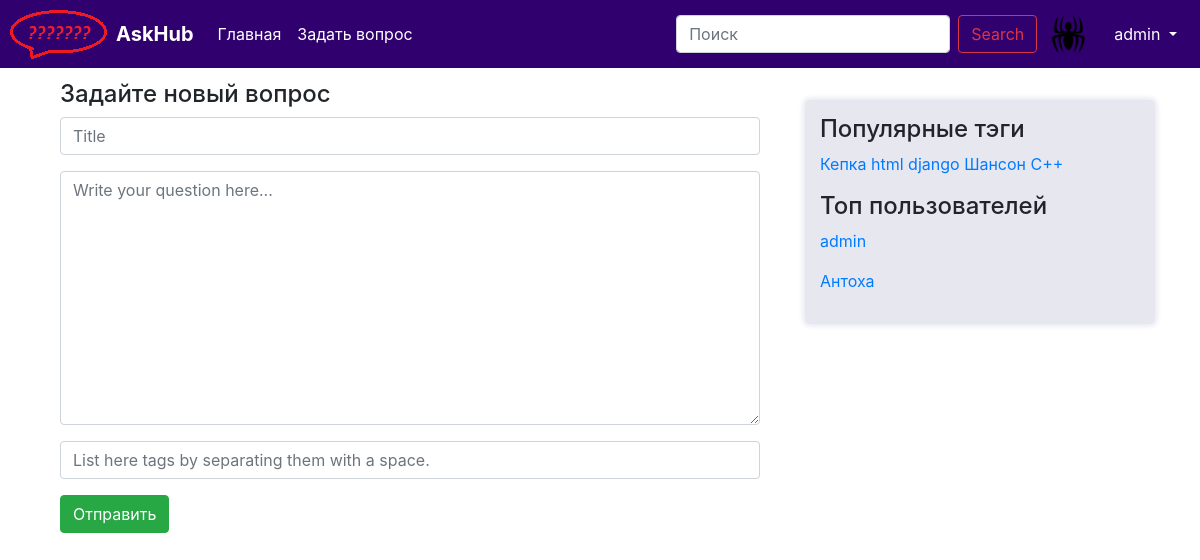
/ask/ (signed in), run on an earlier commit of the app's database.
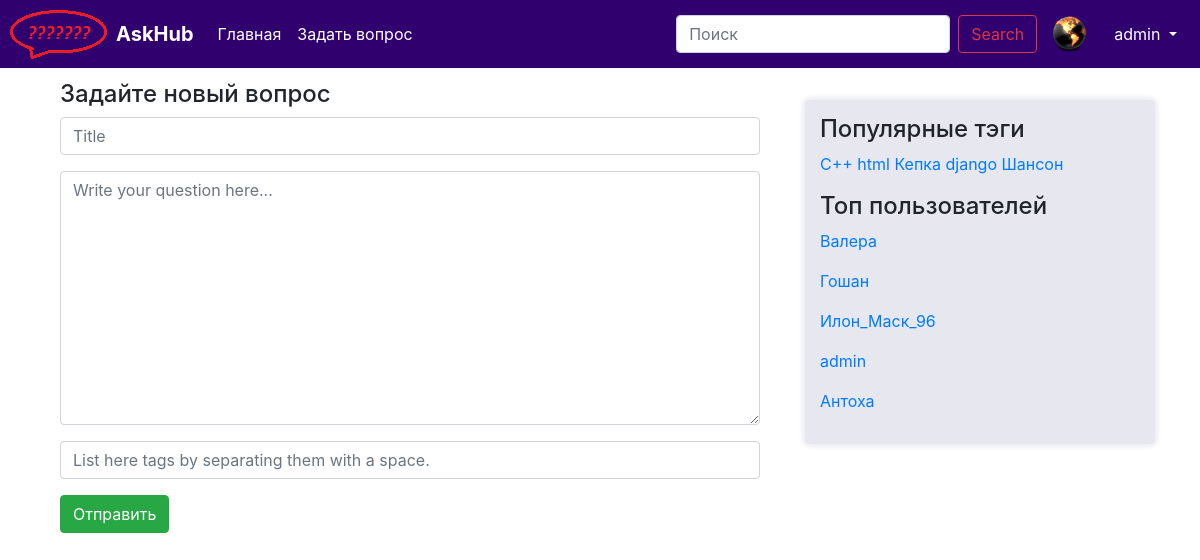
And on a later commit of the database.
### question/models.py (models this page shows, shortened)
class User(AbstractUser):
    upload = models.ImageField(upload_to='uploads/%Y/%m/%d/')
    registration_date = models.DateTimeField(default=timezone.now, verbose_name="Дата решистрации")
    rating = models.IntegerField(default=0, verbose_name="Рейтинг пользователя")
    objects = UserManager()
    def __str__(self):
        return self.username

class Tag(models.Model):
    title = models.CharField(max_length=120, verbose_name=u"Заголовок ярлыка")
    objects = TagManager()

### question/views.py (the view)
# urls.py: path('ask/', views.ask, name='ask'),
@login_required(login_url='/login/')
def ask(request):
    if request.method == 'POST':
        form = AskForm(request.POST)
        if form.is_valid():
            ques = Question.objects.create(author=request.user,
                            date=timezone.now(),
                            is_active=True,
                            title=form.cleaned_data['title'],
                            text=form.cleaned_data['text'])
            ques.save()
            for tagTitle in form.cleaned_data['tags'].split():
                tag = Tag.objects.get_or_create(name=tagTitle)[0]
                ques.tags.add(tag)
                ques.save()
            return question(request, ques.id)
    else:
        form = AskForm()
    return render(request, 'question/ask.html', {
            'form': form,
            'tags' : paginate(request, Tag.objects.hottest()),
            'users' : paginate(request, User.objects.by_rating()),
        })

### question/forms.py (shortened to what this page needs)
class AskForm(forms.ModelForm):
    title = forms.CharField(validators=[text_validator],widget=forms.TextInput(attrs={
        'class': 'form-control',
        'maxlength': 100,
        'minlength': 5,
        'placeholder': 'Title'}))
    text = forms.CharField(validators=[text_validator],widget=forms.Textarea(attrs={
        'class': 'form-control',
        'minlength': 5,
        'placeholder': 'Write your question here...'}))
    tags = forms.CharField(required=False, validators=[text_validator],widget=forms.TextInput(attrs={
        'class': 'form-control',
        'placeholder': 'List here tags by separating them with a space.'}))
    class Meta:
        model = Question
        fields = ['title', 'text', 'tags']

### question/managers.py (called while the page is built)
    def hottest(self):
        return self.annotate(question_count=Count('question')).order_by('-question_count')

    def by_rating(self):
        return self.order_by('-rating')

### question/templates/question/ask.html (shortened to what this page needs)
{% extends "question/base.html" %}
{% load static %}
{% block content %}
    <form class="form-horizontal" action="{% url 'ask' %}" method="post">
        <div class="col-md-12">
            <fieldset>
                <h4>Задайте новый вопрос</h4>
                {% for field in form %}
                    <div class="form-group">
                        {{ field }}
                    </div>
                {% endfor %}
                <div class="form-group">
                    <input type="submit" value="Отправить" class="btn btn-success"/>
                </div>
            </fieldset>
        </div>
    </form>
{% endblock %}

### question/templates/question/navbar.html (shortened to what this page needs)
{% load static %}
{% block navbar %}
<nav class="navbar navbar-expand-md navbar-dark fixed-top" style="background-color: #30006f; margin: 0px;">
    <div>
        <img src="{% static "img/logo.png" %}" alt="">
    </div>
    <a class="navbar-brand" href="#">
        <b>AskHub</b>
    </a>
    <div class="collapse navbar-collapse" id="navbarCollapse">
        <ul class="navbar-nav mr-auto">
            <li class="nav-item active">
                <a class="nav-link" href="{% url 'index' %}">Главная <span class="sr-only">(current)</span></a>
            </li>
            <li class="nav-item active">
                <a class="nav-link" href="{% url 'ask' %}">Задать вопрос <span class="sr-only">(current)</span></a>
            </li>
        </ul>
        <form class="form-inline mt-2 mt-md-0">
            <input class="form-control mr-sm-2" type="text" placeholder="Поиск" aria-label="Поиск">
            <button class="btn btn-outline-danger my-2 my-sm-0" type="submit">Search</button>
        </form>
    </div>
    {% if user.is_authenticated %}
    <div class="ava">
        <img src="{{ MEDIA_URL }}{{ user.upload }}" alt="" style="width:40px;height:40px;">
    </div>
    <div class="btn-group" role="group">
        <button id="btnGroupDrop1" type="button" class="btn btn-secondary dropdown-toggle" style="background-color: #30006f; border-color: #30006f;" data-toggle="dropdown" aria-haspopup="true" aria-expanded="false" >
            {{ user }}
        </button>
    </div>
    {% endif %}
</nav>
{% endblock %}

### question/templates/question/sidebar.html
{% load static %}
{% block sidebar %}
    <div class="sidebar">
        <h4>Популярные тэги</h4>
        {% for t in tags %}
            <a href="{% url 'tag' id=t.id %}">{{ t.title }}</a>
        {% endfor %}
        <p>
        <h4>Топ пользователей</h4>
            {% for user in users %}
                <p><a href="{% url 'user' id=user.id %}">{{ user }}</a></p>
            {% endfor %}
        </p>
    </div>
{% endblock %}

What changed in the data, as far as the page shows it:
changed User "admin": upload: a different picture
shown differently, row unchanged: Tag (number 1 of 5 on the later page): moves up the list
shown differently, row unchanged: Tag "html": moves down the list
added User: username "Валера"
added User: username "Гошан"
added User: username "Илон_Маск_96"
